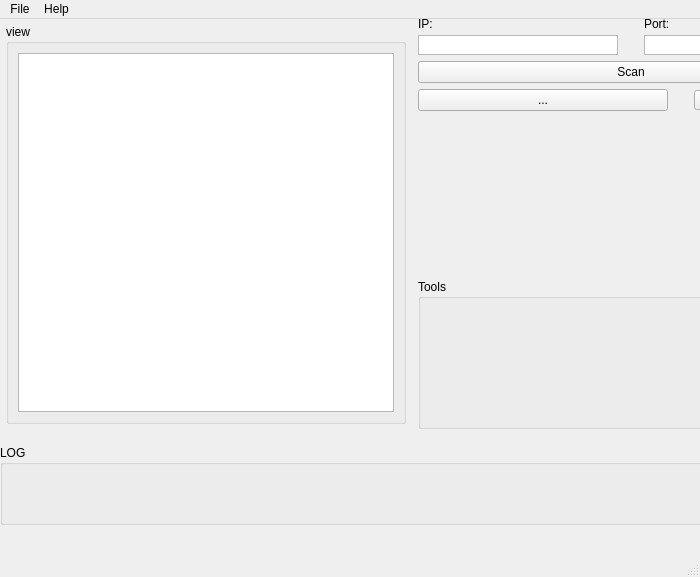
<?xml version="1.0" encoding="UTF-8"?>
<ui version="4.0">
 <class>MainWindow</class>
 <widget class="QMainWindow" name="MainWindow">
  <property name="geometry">
   <rect>
    <x>0</x>
    <y>0</y>
    <width>700</width>
    <height>577</height>
   </rect>
  </property>
  <property name="minimumSize">
   <size>
    <width>700</width>
    <height>400</height>
   </size>
  </property>
  <property name="windowTitle">
   <string>MainWindow</string>
  </property>
  <widget class="QWidget" name="centralwidget">
   <property name="minimumSize">
    <size>
     <width>800</width>
     <height>550</height>
    </size>
   </property>
   <property name="layoutDirection">
    <enum>Qt::LeftToRight</enum>
   </property>
   <widget class="QWidget" name="layoutWidget">
    <property name="geometry">
     <rect>
      <x>0</x>
      <y>0</y>
      <width>852</width>
      <height>506</height>
     </rect>
    </property>
    <layout class="QVBoxLayout" name="verticalLayout_3">
     <item>
      <layout class="QHBoxLayout" name="horizontalLayout_3">
       <property name="sizeConstraint">
        <enum>QLayout::SetMaximumSize</enum>
       </property>
       <item>
        <widget class="QGroupBox" name="groupBox_View">
         <property name="minimumSize">
          <size>
           <width>400</width>
           <height>400</height>
          </size>
         </property>
         <property name="maximumSize">
          <size>
           <width>400</width>
           <height>400</height>
          </size>
         </property>
         <property name="title">
          <string>view</string>
         </property>
         <layout class="QHBoxLayout" name="horizontalLayout_2">
          <item>
           <widget class="QGraphicsView" name="workspaceView"/>
          </item>
         </layout>
        </widget>
       </item>
       <item>
        <layout class="QVBoxLayout" name="verticalLayout_2">
         <item>
          <layout class="QVBoxLayout" name="verticalLayout">
           <property name="sizeConstraint">
            <enum>QLayout::SetFixedSize</enum>
           </property>
           <item>
            <layout class="QHBoxLayout" name="horizontalLayout">
             <property name="sizeConstraint">
              <enum>QLayout::SetFixedSize</enum>
             </property>
             <item>
              <layout class="QVBoxLayout" name="layoutIP">
               <property name="sizeConstraint">
                <enum>QLayout::SetFixedSize</enum>
               </property>
               <item>
                <widget class="QLabel" name="label_ip">
                 <property name="minimumSize">
                  <size>
                   <width>0</width>
                   <height>10</height>
                  </size>
                 </property>
                 <property name="maximumSize">
                  <size>
                   <width>16777215</width>
                   <height>10</height>
                  </size>
                 </property>
                 <property name="text">
                  <string>IP:</string>
                 </property>
                </widget>
               </item>
               <item>
                <widget class="QTextEdit" name="textEdit_ip">
                 <property name="minimumSize">
                  <size>
                   <width>100</width>
                   <height>20</height>
                  </size>
                 </property>
                 <property name="maximumSize">
                  <size>
                   <width>200</width>
                   <height>20</height>
                  </size>
                 </property>
                 <property name="verticalScrollBarPolicy">
                  <enum>Qt::ScrollBarAlwaysOff</enum>
                 </property>
                 <property name="horizontalScrollBarPolicy">
                  <enum>Qt::ScrollBarAlwaysOff</enum>
                 </property>
                </widget>
               </item>
              </layout>
             </item>
             <item>
              <spacer name="spacerPortIP">
               <property name="orientation">
                <enum>Qt::Horizontal</enum>
               </property>
               <property name="sizeType">
                <enum>QSizePolicy::Fixed</enum>
               </property>
               <property name="sizeHint" stdset="0">
                <size>
                 <width>20</width>
                 <height>20</height>
                </size>
               </property>
              </spacer>
             </item>
             <item>
              <layout class="QVBoxLayout" name="layoutPort">
               <property name="sizeConstraint">
                <enum>QLayout::SetFixedSize</enum>
               </property>
               <item>
                <widget class="QLabel" name="label_port">
                 <property name="maximumSize">
                  <size>
                   <width>16777215</width>
                   <height>10</height>
                  </size>
                 </property>
                 <property name="text">
                  <string>Port:</string>
                 </property>
                </widget>
               </item>
               <item>
                <widget class="QTextEdit" name="textEdit_port">
                 <property name="minimumSize">
                  <size>
                   <width>5</width>
                   <height>20</height>
                  </size>
                 </property>
                 <property name="maximumSize">
                  <size>
                   <width>200</width>
                   <height>20</height>
                  </size>
                 </property>
                 <property name="verticalScrollBarPolicy">
                  <enum>Qt::ScrollBarAlwaysOff</enum>
                 </property>
                 <property name="horizontalScrollBarPolicy">
                  <enum>Qt::ScrollBarAlwaysOff</enum>
                 </property>
                </widget>
               </item>
              </layout>
             </item>
            </layout>
           </item>
           <item>
            <widget class="QPushButton" name="pushButton_scan">
             <property name="text">
              <string>Scan</string>
             </property>
            </widget>
           </item>
           <item>
            <layout class="QHBoxLayout" name="layoutOnSn">
             <property name="sizeConstraint">
              <enum>QLayout::SetFixedSize</enum>
             </property>
             <item>
              <widget class="QPushButton" name="pushButton_connect">
               <property name="text">
                <string>...</string>
               </property>
              </widget>
             </item>
             <item>
              <spacer name="spacerSwSn">
               <property name="orientation">
                <enum>Qt::Horizontal</enum>
               </property>
               <property name="sizeType">
                <enum>QSizePolicy::Ignored</enum>
               </property>
               <property name="sizeHint" stdset="0">
                <size>
                 <width>20</width>
                 <height>20</height>
                </size>
               </property>
              </spacer>
             </item>
             <item>
              <widget class="QComboBox" name="comboBox">
               <property name="minimumSize">
                <size>
                 <width>150</width>
                 <height>0</height>
                </size>
               </property>
               <property name="maximumSize">
                <size>
                 <width>100</width>
                 <height>20</height>
                </size>
               </property>
              </widget>
             </item>
            </layout>
           </item>
          </layout>
         </item>
         <item>
          <spacer name="verticalSpacer_2">
           <property name="orientation">
            <enum>Qt::Vertical</enum>
           </property>
           <property name="sizeType">
            <enum>QSizePolicy::MinimumExpanding</enum>
           </property>
           <property name="sizeHint" stdset="0">
            <size>
             <width>13</width>
             <height>70</height>
            </size>
           </property>
          </spacer>
         </item>
         <item>
          <widget class="QGroupBox" name="groupBox_Tools">
           <property name="enabled">
            <bool>true</bool>
           </property>
           <property name="minimumSize">
            <size>
             <width>0</width>
             <height>150</height>
            </size>
           </property>
           <property name="maximumSize">
            <size>
             <width>16777215</width>
             <height>16777215</height>
            </size>
           </property>
           <property name="title">
            <string>Tools</string>
           </property>
          </widget>
         </item>
        </layout>
       </item>
      </layout>
     </item>
     <item>
      <spacer name="verticalSpacer">
       <property name="orientation">
        <enum>Qt::Vertical</enum>
       </property>
       <property name="sizeType">
        <enum>QSizePolicy::Maximum</enum>
       </property>
       <property name="sizeHint" stdset="0">
        <size>
         <width>20</width>
         <height>10</height>
        </size>
       </property>
      </spacer>
     </item>
     <item>
      <widget class="QGroupBox" name="groupBox_LOG">
       <property name="minimumSize">
        <size>
         <width>0</width>
         <height>80</height>
        </size>
       </property>
       <property name="maximumSize">
        <size>
         <width>16777215</width>
         <height>80</height>
        </size>
       </property>
       <property name="title">
        <string>LOG</string>
       </property>
      </widget>
     </item>
    </layout>
   </widget>
  </widget>
  <widget class="QStatusBar" name="statusBar"/>
  <widget class="QMenuBar" name="menuBar">
   <property name="geometry">
    <rect>
     <x>0</x>
     <y>0</y>
     <width>700</width>
     <height>21</height>
    </rect>
   </property>
   <widget class="QMenu" name="menuFile">
    <property name="title">
     <string>File</string>
    </property>
    <addaction name="actionExit"/>
    <addaction name="actionSave"/>
    <addaction name="actionSaveAs"/>
   </widget>
   <widget class="QMenu" name="menuHelp">
    <property name="title">
     <string>Help</string>
    </property>
    <addaction name="actionAbout"/>
   </widget>
   <addaction name="menuFile"/>
   <addaction name="menuHelp"/>
  </widget>
  <action name="actionExit">
   <property name="text">
    <string>Exit</string>
   </property>
  </action>
  <action name="actionAbout">
   <property name="text">
    <string>About</string>
   </property>
  </action>
  <action name="actionSave">
   <property name="text">
    <string>Save</string>
   </property>
  </action>
  <action name="actionSaveAs">
   <property name="text">
    <string>SaveAs...</string>
   </property>
  </action>
 </widget>
 <resources/>
 <connections/>
</ui>
